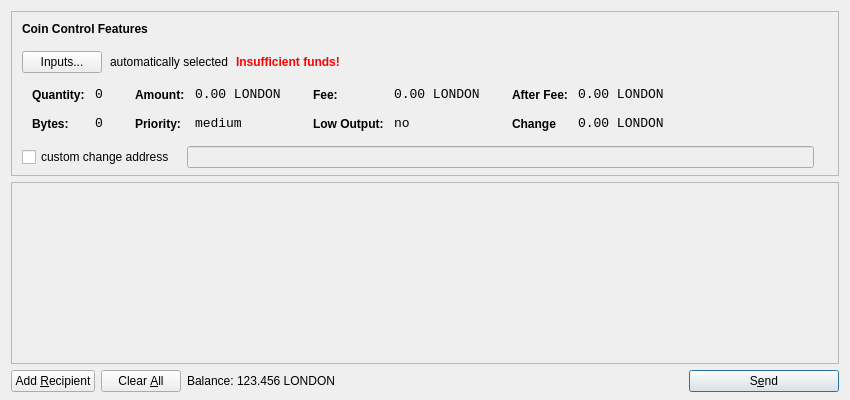
<?xml version="1.0" encoding="UTF-8"?>
<ui version="4.0">
 <class>SendCoinsDialog</class>
 <widget class="QDialog" name="SendCoinsDialog">
  <property name="geometry">
   <rect>
    <x>0</x>
    <y>0</y>
    <width>850</width>
    <height>400</height>
   </rect>
  </property>
  <property name="windowTitle">
   <string>Send Coins</string>
  </property>
  <layout class="QVBoxLayout" name="verticalLayout" stretch="0,1,0">
   <property name="bottomMargin">
    <number>8</number>
   </property>
   <item>
    <widget class="QFrame" name="frameCoinControl">
     <property name="sizePolicy">
      <sizepolicy hsizetype="Expanding" vsizetype="Expanding">
       <horstretch>0</horstretch>
       <verstretch>0</verstretch>
      </sizepolicy>
     </property>
     <property name="maximumSize">
      <size>
       <width>16777215</width>
       <height>16777215</height>
      </size>
     </property>
     <property name="frameShape">
      <enum>QFrame::StyledPanel</enum>
     </property>
     <property name="frameShadow">
      <enum>QFrame::Sunken</enum>
     </property>
     <layout class="QVBoxLayout" name="verticalLayoutCoinControl2">
      <property name="spacing">
       <number>-1</number>
      </property>
      <property name="leftMargin">
       <number>0</number>
      </property>
      <property name="topMargin">
       <number>0</number>
      </property>
      <property name="rightMargin">
       <number>0</number>
      </property>
      <property name="bottomMargin">
       <number>6</number>
      </property>
      <item>
       <layout class="QVBoxLayout" name="verticalLayoutCoinControl" stretch="0,0,0,0,1">
        <property name="spacing">
         <number>0</number>
        </property>
        <property name="leftMargin">
         <number>10</number>
        </property>
        <property name="topMargin">
         <number>10</number>
        </property>
        <item>
         <layout class="QHBoxLayout" name="horizontalLayoutCoinControl1">
          <property name="bottomMargin">
           <number>15</number>
          </property>
          <item>
           <widget class="QLabel" name="labelCoinControlFeatures">
            <property name="sizePolicy">
             <sizepolicy hsizetype="Preferred" vsizetype="Maximum">
              <horstretch>0</horstretch>
              <verstretch>0</verstretch>
             </sizepolicy>
            </property>
            <property name="font">
             <font>
              <weight>75</weight>
              <bold>true</bold>
             </font>
            </property>
            <property name="styleSheet">
             <string notr="true">font-weight:bold;</string>
            </property>
            <property name="text">
             <string>Coin Control Features</string>
            </property>
           </widget>
          </item>
         </layout>
        </item>
        <item>
         <layout class="QHBoxLayout" name="horizontalLayoutCoinControl2" stretch="0,0,0,0">
          <property name="spacing">
           <number>8</number>
          </property>
          <property name="bottomMargin">
           <number>10</number>
          </property>
          <item>
           <widget class="QPushButton" name="pushButtonCoinControl">
            <property name="styleSheet">
             <string notr="true"/>
            </property>
            <property name="text">
             <string>Inputs...</string>
            </property>
           </widget>
          </item>
          <item>
           <widget class="QLabel" name="labelCoinControlAutomaticallySelected">
            <property name="text">
             <string>automatically selected</string>
            </property>
            <property name="margin">
             <number>5</number>
            </property>
           </widget>
          </item>
          <item>
           <widget class="QLabel" name="labelCoinControlInsuffFunds">
            <property name="font">
             <font>
              <weight>75</weight>
              <bold>true</bold>
             </font>
            </property>
            <property name="styleSheet">
             <string notr="true">color:red;font-weight:bold;</string>
            </property>
            <property name="text">
             <string>Insufficient funds!</string>
            </property>
            <property name="margin">
             <number>5</number>
            </property>
           </widget>
          </item>
          <item>
           <spacer name="horizontalSpacerCoinControl">
            <property name="orientation">
             <enum>Qt::Horizontal</enum>
            </property>
            <property name="sizeHint" stdset="0">
             <size>
              <width>40</width>
              <height>1</height>
             </size>
            </property>
           </spacer>
          </item>
         </layout>
        </item>
        <item>
         <widget class="QWidget" name="widgetCoinControl" native="true">
          <property name="sizePolicy">
           <sizepolicy hsizetype="Preferred" vsizetype="Preferred">
            <horstretch>0</horstretch>
            <verstretch>0</verstretch>
           </sizepolicy>
          </property>
          <property name="minimumSize">
           <size>
            <width>0</width>
            <height>0</height>
           </size>
          </property>
          <property name="styleSheet">
           <string notr="true"/>
          </property>
          <layout class="QHBoxLayout" name="horizontalLayoutCoinControl5">
           <property name="margin">
            <number>0</number>
           </property>
           <item>
            <layout class="QHBoxLayout" name="horizontalLayoutCoinControl3" stretch="0,0,0,1">
             <property name="spacing">
              <number>20</number>
             </property>
             <property name="topMargin">
              <number>0</number>
             </property>
             <property name="bottomMargin">
              <number>10</number>
             </property>
             <item>
              <layout class="QFormLayout" name="formLayoutCoinControl1">
               <property name="horizontalSpacing">
                <number>10</number>
               </property>
               <property name="verticalSpacing">
                <number>14</number>
               </property>
               <property name="leftMargin">
                <number>10</number>
               </property>
               <property name="topMargin">
                <number>4</number>
               </property>
               <property name="rightMargin">
                <number>6</number>
               </property>
               <item row="0" column="0">
                <widget class="QLabel" name="labelCoinControlQuantityText">
                 <property name="styleSheet">
                  <string notr="true">font-weight:bold;</string>
                 </property>
                 <property name="text">
                  <string>Quantity:</string>
                 </property>
                 <property name="margin">
                  <number>0</number>
                 </property>
                </widget>
               </item>
               <item row="0" column="1">
                <widget class="QLabel" name="labelCoinControlQuantity">
                 <property name="font">
                  <font>
                   <family>Monospace</family>
                   <pointsize>10</pointsize>
                  </font>
                 </property>
                 <property name="cursor">
                  <cursorShape>IBeamCursor</cursorShape>
                 </property>
                 <property name="contextMenuPolicy">
                  <enum>Qt::ActionsContextMenu</enum>
                 </property>
                 <property name="text">
                  <string>0</string>
                 </property>
                 <property name="margin">
                  <number>0</number>
                 </property>
                 <property name="textInteractionFlags">
                  <set>Qt::LinksAccessibleByMouse|Qt::TextSelectableByKeyboard|Qt::TextSelectableByMouse</set>
                 </property>
                </widget>
               </item>
               <item row="1" column="0">
                <widget class="QLabel" name="labelCoinControlBytesText">
                 <property name="styleSheet">
                  <string notr="true">font-weight:bold;</string>
                 </property>
                 <property name="text">
                  <string>Bytes:</string>
                 </property>
                </widget>
               </item>
               <item row="1" column="1">
                <widget class="QLabel" name="labelCoinControlBytes">
                 <property name="font">
                  <font>
                   <family>Monospace</family>
                   <pointsize>10</pointsize>
                  </font>
                 </property>
                 <property name="cursor">
                  <cursorShape>IBeamCursor</cursorShape>
                 </property>
                 <property name="contextMenuPolicy">
                  <enum>Qt::ActionsContextMenu</enum>
                 </property>
                 <property name="text">
                  <string>0</string>
                 </property>
                 <property name="textInteractionFlags">
                  <set>Qt::LinksAccessibleByMouse|Qt::TextSelectableByKeyboard|Qt::TextSelectableByMouse</set>
                 </property>
                </widget>
               </item>
              </layout>
             </item>
             <item>
              <layout class="QFormLayout" name="formLayoutCoinControl2">
               <property name="horizontalSpacing">
                <number>10</number>
               </property>
               <property name="verticalSpacing">
                <number>14</number>
               </property>
               <property name="leftMargin">
                <number>6</number>
               </property>
               <property name="topMargin">
                <number>4</number>
               </property>
               <property name="rightMargin">
                <number>6</number>
               </property>
               <item row="0" column="0">
                <widget class="QLabel" name="labelCoinControlAmountText">
                 <property name="styleSheet">
                  <string notr="true">font-weight:bold;</string>
                 </property>
                 <property name="text">
                  <string>Amount:</string>
                 </property>
                 <property name="margin">
                  <number>0</number>
                 </property>
                </widget>
               </item>
               <item row="0" column="1">
                <widget class="QLabel" name="labelCoinControlAmount">
                 <property name="font">
                  <font>
                   <family>Monospace</family>
                   <pointsize>10</pointsize>
                  </font>
                 </property>
                 <property name="cursor">
                  <cursorShape>IBeamCursor</cursorShape>
                 </property>
                 <property name="contextMenuPolicy">
                  <enum>Qt::ActionsContextMenu</enum>
                 </property>
                 <property name="text">
                  <string>0.00 LONDON</string>
                 </property>
                 <property name="textInteractionFlags">
                  <set>Qt::LinksAccessibleByMouse|Qt::TextSelectableByKeyboard|Qt::TextSelectableByMouse</set>
                 </property>
                </widget>
               </item>
               <item row="1" column="0">
                <widget class="QLabel" name="labelCoinControlPriorityText">
                 <property name="styleSheet">
                  <string notr="true">font-weight:bold;</string>
                 </property>
                 <property name="text">
                  <string>Priority:</string>
                 </property>
                </widget>
               </item>
               <item row="1" column="1">
                <widget class="QLabel" name="labelCoinControlPriority">
                 <property name="font">
                  <font>
                   <family>Monospace</family>
                   <pointsize>10</pointsize>
                  </font>
                 </property>
                 <property name="cursor">
                  <cursorShape>IBeamCursor</cursorShape>
                 </property>
                 <property name="contextMenuPolicy">
                  <enum>Qt::ActionsContextMenu</enum>
                 </property>
                 <property name="text">
                  <string>medium</string>
                 </property>
                 <property name="textInteractionFlags">
                  <set>Qt::LinksAccessibleByMouse|Qt::TextSelectableByKeyboard|Qt::TextSelectableByMouse</set>
                 </property>
                </widget>
               </item>
              </layout>
             </item>
             <item>
              <layout class="QFormLayout" name="formLayoutCoinControl3">
               <property name="horizontalSpacing">
                <number>10</number>
               </property>
               <property name="verticalSpacing">
                <number>14</number>
               </property>
               <property name="leftMargin">
                <number>6</number>
               </property>
               <property name="topMargin">
                <number>4</number>
               </property>
               <property name="rightMargin">
                <number>6</number>
               </property>
               <item row="0" column="0">
                <widget class="QLabel" name="labelCoinControlFeeText">
                 <property name="styleSheet">
                  <string notr="true">font-weight:bold;</string>
                 </property>
                 <property name="text">
                  <string>Fee:</string>
                 </property>
                 <property name="margin">
                  <number>0</number>
                 </property>
                </widget>
               </item>
               <item row="0" column="1">
                <widget class="QLabel" name="labelCoinControlFee">
                 <property name="font">
                  <font>
                   <family>Monospace</family>
                   <pointsize>10</pointsize>
                  </font>
                 </property>
                 <property name="cursor">
                  <cursorShape>IBeamCursor</cursorShape>
                 </property>
                 <property name="contextMenuPolicy">
                  <enum>Qt::ActionsContextMenu</enum>
                 </property>
                 <property name="text">
                  <string>0.00 LONDON</string>
                 </property>
                 <property name="textInteractionFlags">
                  <set>Qt::LinksAccessibleByMouse|Qt::TextSelectableByKeyboard|Qt::TextSelectableByMouse</set>
                 </property>
                </widget>
               </item>
               <item row="1" column="0">
                <widget class="QLabel" name="labelCoinControlLowOutputText">
                 <property name="styleSheet">
                  <string notr="true">font-weight:bold;</string>
                 </property>
                 <property name="text">
                  <string>Low Output:</string>
                 </property>
                </widget>
               </item>
               <item row="1" column="1">
                <widget class="QLabel" name="labelCoinControlLowOutput">
                 <property name="font">
                  <font>
                   <family>Monospace</family>
                   <pointsize>10</pointsize>
                  </font>
                 </property>
                 <property name="cursor">
                  <cursorShape>IBeamCursor</cursorShape>
                 </property>
                 <property name="contextMenuPolicy">
                  <enum>Qt::ActionsContextMenu</enum>
                 </property>
                 <property name="text">
                  <string>no</string>
                 </property>
                 <property name="textInteractionFlags">
                  <set>Qt::LinksAccessibleByMouse|Qt::TextSelectableByKeyboard|Qt::TextSelectableByMouse</set>
                 </property>
                </widget>
               </item>
              </layout>
             </item>
             <item>
              <layout class="QFormLayout" name="formLayoutCoinControl4">
               <property name="horizontalSpacing">
                <number>10</number>
               </property>
               <property name="verticalSpacing">
                <number>14</number>
               </property>
               <property name="leftMargin">
                <number>6</number>
               </property>
               <property name="topMargin">
                <number>4</number>
               </property>
               <property name="rightMargin">
                <number>6</number>
               </property>
               <item row="0" column="0">
                <widget class="QLabel" name="labelCoinControlAfterFeeText">
                 <property name="styleSheet">
                  <string notr="true">font-weight:bold;</string>
                 </property>
                 <property name="text">
                  <string>After Fee:</string>
                 </property>
                 <property name="margin">
                  <number>0</number>
                 </property>
                </widget>
               </item>
               <item row="0" column="1">
                <widget class="QLabel" name="labelCoinControlAfterFee">
                 <property name="font">
                  <font>
                   <family>Monospace</family>
                   <pointsize>10</pointsize>
                  </font>
                 </property>
                 <property name="cursor">
                  <cursorShape>IBeamCursor</cursorShape>
                 </property>
                 <property name="contextMenuPolicy">
                  <enum>Qt::ActionsContextMenu</enum>
                 </property>
                 <property name="text">
                  <string>0.00 LONDON</string>
                 </property>
                 <property name="textInteractionFlags">
                  <set>Qt::LinksAccessibleByMouse|Qt::TextSelectableByKeyboard|Qt::TextSelectableByMouse</set>
                 </property>
                </widget>
               </item>
               <item row="1" column="0">
                <widget class="QLabel" name="labelCoinControlChangeText">
                 <property name="styleSheet">
                  <string notr="true">font-weight:bold;</string>
                 </property>
                 <property name="text">
                  <string>Change</string>
                 </property>
                </widget>
               </item>
               <item row="1" column="1">
                <widget class="QLabel" name="labelCoinControlChange">
                 <property name="font">
                  <font>
                   <family>Monospace</family>
                   <pointsize>10</pointsize>
                  </font>
                 </property>
                 <property name="cursor">
                  <cursorShape>IBeamCursor</cursorShape>
                 </property>
                 <property name="contextMenuPolicy">
                  <enum>Qt::ActionsContextMenu</enum>
                 </property>
                 <property name="text">
                  <string>0.00 LONDON</string>
                 </property>
                 <property name="textInteractionFlags">
                  <set>Qt::LinksAccessibleByMouse|Qt::TextSelectableByKeyboard|Qt::TextSelectableByMouse</set>
                 </property>
                </widget>
               </item>
              </layout>
             </item>
            </layout>
           </item>
          </layout>
         </widget>
        </item>
        <item>
         <layout class="QHBoxLayout" name="horizontalLayoutCoinControl4" stretch="0,0,0">
          <property name="spacing">
           <number>12</number>
          </property>
          <property name="sizeConstraint">
           <enum>QLayout::SetDefaultConstraint</enum>
          </property>
          <property name="topMargin">
           <number>5</number>
          </property>
          <property name="rightMargin">
           <number>5</number>
          </property>
          <item>
           <widget class="QCheckBox" name="checkBoxCoinControlChange">
            <property name="text">
             <string>custom change address</string>
            </property>
           </widget>
          </item>
          <item>
           <widget class="QLineEdit" name="lineEditCoinControlChange">
            <property name="enabled">
             <bool>false</bool>
            </property>
            <property name="sizePolicy">
             <sizepolicy hsizetype="Expanding" vsizetype="Fixed">
              <horstretch>0</horstretch>
              <verstretch>0</verstretch>
             </sizepolicy>
            </property>
           </widget>
          </item>
          <item>
           <widget class="QLabel" name="labelCoinControlChangeLabel">
            <property name="sizePolicy">
             <sizepolicy hsizetype="Preferred" vsizetype="Expanding">
              <horstretch>0</horstretch>
              <verstretch>0</verstretch>
             </sizepolicy>
            </property>
            <property name="minimumSize">
             <size>
              <width>0</width>
              <height>0</height>
             </size>
            </property>
            <property name="text">
             <string/>
            </property>
            <property name="margin">
             <number>3</number>
            </property>
           </widget>
          </item>
         </layout>
        </item>
        <item>
         <spacer name="verticalSpacerCoinControl">
          <property name="orientation">
           <enum>Qt::Vertical</enum>
          </property>
          <property name="sizeHint" stdset="0">
           <size>
            <width>800</width>
            <height>1</height>
           </size>
          </property>
         </spacer>
        </item>
       </layout>
      </item>
     </layout>
    </widget>
   </item>
   <item>
    <widget class="QScrollArea" name="scrollArea">
     <property name="widgetResizable">
      <bool>true</bool>
     </property>
     <widget class="QWidget" name="scrollAreaWidgetContents">
      <property name="geometry">
       <rect>
        <x>0</x>
        <y>0</y>
        <width>830</width>
        <height>165</height>
       </rect>
      </property>
      <layout class="QVBoxLayout" name="verticalLayout_2">
       <property name="margin">
        <number>0</number>
       </property>
       <item>
        <layout class="QVBoxLayout" name="entries">
         <property name="spacing">
          <number>6</number>
         </property>
        </layout>
       </item>
       <item>
        <spacer name="verticalSpacer">
         <property name="orientation">
          <enum>Qt::Vertical</enum>
         </property>
         <property name="sizeHint" stdset="0">
          <size>
           <width>20</width>
           <height>40</height>
          </size>
         </property>
        </spacer>
       </item>
      </layout>
     </widget>
    </widget>
   </item>
   <item>
    <layout class="QHBoxLayout" name="horizontalLayout">
     <item>
      <widget class="QPushButton" name="addButton">
       <property name="toolTip">
        <string>Send to multiple recipients at once</string>
       </property>
       <property name="text">
        <string>Add &amp;Recipient</string>
       </property>
       <property name="icon">
        <iconset resource="../bitcoin.qrc">
         <normaloff>:/icons/add</normaloff>:/icons/add</iconset>
       </property>
       <property name="autoDefault">
        <bool>false</bool>
       </property>
      </widget>
     </item>
     <item>
      <widget class="QPushButton" name="clearButton">
       <property name="sizePolicy">
        <sizepolicy hsizetype="Minimum" vsizetype="Fixed">
         <horstretch>0</horstretch>
         <verstretch>0</verstretch>
        </sizepolicy>
       </property>
       <property name="toolTip">
        <string>Remove all transaction fields</string>
       </property>
       <property name="text">
        <string>Clear &amp;All</string>
       </property>
       <property name="icon">
        <iconset resource="../bitcoin.qrc">
         <normaloff>:/icons/remove</normaloff>:/icons/remove</iconset>
       </property>
       <property name="autoRepeatDelay">
        <number>300</number>
       </property>
       <property name="autoDefault">
        <bool>false</bool>
       </property>
      </widget>
     </item>
     <item>
      <layout class="QHBoxLayout" name="horizontalLayout_2">
       <property name="spacing">
        <number>3</number>
       </property>
       <item>
        <widget class="QLabel" name="label">
         <property name="sizePolicy">
          <sizepolicy hsizetype="Preferred" vsizetype="Fixed">
           <horstretch>0</horstretch>
           <verstretch>0</verstretch>
          </sizepolicy>
         </property>
         <property name="text">
          <string>Balance:</string>
         </property>
        </widget>
       </item>
       <item>
        <widget class="QLabel" name="labelBalance">
         <property name="sizePolicy">
          <sizepolicy hsizetype="Preferred" vsizetype="Fixed">
           <horstretch>0</horstretch>
           <verstretch>0</verstretch>
          </sizepolicy>
         </property>
         <property name="cursor">
          <cursorShape>IBeamCursor</cursorShape>
         </property>
         <property name="text">
          <string>123.456 LONDON</string>
         </property>
         <property name="textInteractionFlags">
          <set>Qt::LinksAccessibleByMouse|Qt::TextSelectableByKeyboard|Qt::TextSelectableByMouse</set>
         </property>
        </widget>
       </item>
      </layout>
     </item>
     <item>
      <spacer name="horizontalSpacer">
       <property name="orientation">
        <enum>Qt::Horizontal</enum>
       </property>
       <property name="sizeHint" stdset="0">
        <size>
         <width>40</width>
         <height>20</height>
        </size>
       </property>
      </spacer>
     </item>
     <item>
      <widget class="QPushButton" name="sendButton">
       <property name="minimumSize">
        <size>
         <width>150</width>
         <height>0</height>
        </size>
       </property>
       <property name="toolTip">
        <string>Confirm the send action</string>
       </property>
       <property name="text">
        <string>S&amp;end</string>
       </property>
       <property name="icon">
        <iconset resource="../bitcoin.qrc">
         <normaloff>:/icons/send</normaloff>:/icons/send</iconset>
       </property>
       <property name="default">
        <bool>true</bool>
       </property>
      </widget>
     </item>
    </layout>
   </item>
  </layout>
 </widget>
 <resources>
  <include location="../bitcoin.qrc"/>
 </resources>
 <connections/>
</ui>
